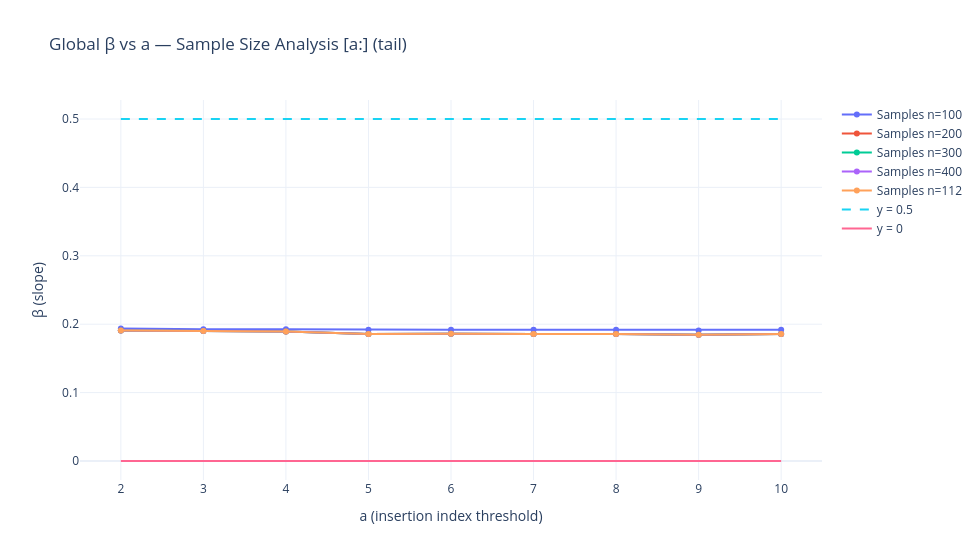

The code cell stored with this chart in its notebook:
### Code cell
# ================= SAMPLE SIZE ANALYSIS (tail [a:] only) =================
sample_sizes = [100, 200, 300, 400, "all"]
fig2 = go.Figure()

# Get all sample IDs (no volatility filtering)
all_sample_ids = list(merged['id'])
print(f"Total available samples: {len(all_sample_ids)}")

for sample_limit in sample_sizes:
    if sample_limit == "all":
        current_sample_ids = all_sample_ids
        label_suffix = f"n={len(current_sample_ids)}"
    else:
        current_sample_ids = all_sample_ids[:sample_limit]
        label_suffix = f"n={sample_limit}"
    
    print(f"Processing {label_suffix}")
    
    # Filter your dicts
    b_dict_filt = {k: b_dict[k] for k in current_sample_ids if k in b_dict}
    m_dict_filt = {k: m_dict[k] for k in current_sample_ids if k in m_dict}
    
    # Compute points & coeffs
    points_df, coeffs_df = _compute_points_and_coeffs_like_dashboard(
        b_dict_filt, m_dict_filt,
        hist_steps=hist_steps, gen_block=gen_block, num_insertions=num_insertions, tick_size=100
    )
    
    if DEBUG:
        debug_points_df(points_df, tag=f"({label_suffix})")
    if points_df is None or len(points_df) == 0:
        continue
    
    # Column mapping
    COL_INS = "insertion" if "insertion" in points_df.columns else _safe_col(points_df, "insertion", ["ins_idx", "idx"])
    COL_X = "x" if "x" in points_df.columns else _safe_col(points_df, "x", ["log_qv"])
    COL_Y = "y" if "y" in points_df.columns else _safe_col(points_df, "y", ["log_impact"])
    
    ins_series = pd.to_numeric(points_df[COL_INS], errors="coerce").dropna().astype(int)
    ins_min, ins_max = int(ins_series.min()), int(ins_series.max())
    
    # Global alpha for fixed-intercept fit
    alpha_global = float(coeffs_df["alpha_hat"].mean(skipna=True)) if not coeffs_df.empty else 0.0
    
    def _fixed_intercept_beta(sub_df):
        """
        Compute beta with fixed intercept using beta_fit function
        """
        if sub_df is None or len(sub_df) < 2:
            return np.nan
        X = pd.to_numeric(sub_df[COL_X], errors="coerce").to_numpy(dtype=float)
        Y = pd.to_numeric(sub_df[COL_Y], errors="coerce").to_numpy(dtype=float)
        valid = np.isfinite(X) & np.isfinite(Y) & (X != 0)
        if np.sum(valid) < 2:
            return np.nan
        beta = beta_fit(X[valid], Y[valid], alpha_global, method=est_method)
        return beta
    
    # Tail [a:] only
    a_tail = list(range(ins_min, ins_max + 1))
    betas_tail = []
    for a in a_tail:
        sub = points_df[points_df[COL_INS] >= a]
        betas_tail.append(_fixed_intercept_beta(sub))
    
    # Plot
    fig2.add_trace(go.Scatter(
        x=a_tail, y=betas_tail, mode="lines+markers",
        name=f"Samples {label_suffix}"
    ))

# Guides for second plot
if len(fig2.data) > 0:
    all_x = np.concatenate([np.asarray(tr.x, dtype=float) for tr in fig2.data if len(tr.x)])
    x_min, x_max = int(np.nanmin(all_x)), int(np.nanmax(all_x))
else:
    x_min, x_max = 1, 20
fig2.add_trace(go.Scatter(x=[x_min, x_max], y=[0.5, 0.5], mode="lines", line=dict(dash="dash"), name="y = 0.5"))
fig2.add_trace(go.Scatter(x=[x_min, x_max], y=[0, 0], mode="lines", name="y = 0"))

fig2.update_xaxes(title_text="a (insertion index threshold)", dtick=1)
fig2.update_yaxes(title_text="β (slope)")
fig2.update_layout(
    title="Global β vs a — Sample Size Analysis [a:] (tail)",
    template="plotly_white", width=980, height=560
)
fig2.show()

### Figure 1 — Plotly figure (JSON) as saved in the notebook; plotly's stock layout.template omitted (floating-point values rounded to 4 significant figures)
{"data": [{"mode": "lines+markers", "name": "Samples n=100", "type": "scatter", "x": [2, 3, 4, 5, 6, 7, 8, 9, 10], "y": [0.1938, 0.1926, 0.1926, 0.1917, 0.1917, 0.1917, 0.1917, 0.191, 0.1918]}, {"mode": "lines+markers", "name": "Samples n=200", "type": "scatter", "x": [2, 3, 4, 5, 6, 7, 8, 9, 10], "y": [0.1908, 0.1901, 0.1893, 0.1856, 0.1861, 0.1856, 0.1857, 0.1845, 0.1857]}, {"mode": "lines+markers", "name": "Samples n=300", "type": "scatter", "x": [2, 3, 4, 5, 6, 7, 8, 9, 10], "y": [0.1908, 0.1901, 0.1893, 0.1856, 0.1861, 0.1856, 0.1857, 0.1845, 0.1857]}, {"mode": "lines+markers", "name": "Samples n=400", "type": "scatter", "x": [2, 3, 4, 5, 6, 7, 8, 9, 10], "y": [0.1908, 0.1901, 0.1893, 0.1856, 0.1861, 0.1856, 0.1857, 0.1845, 0.1857]}, {"mode": "lines+markers", "name": "Samples n=112", "type": "scatter", "x": [2, 3, 4, 5, 6, 7, 8, 9, 10], "y": [0.1908, 0.1901, 0.1893, 0.1856, 0.1861, 0.1856, 0.1857, 0.1845, 0.1857]}, {"line": {"dash": "dash"}, "mode": "lines", "name": "y = 0.5", "type": "scatter", "x": [2, 10], "y": [0.5, 0.5]}, {"mode": "lines", "name": "y = 0", "type": "scatter", "x": [2, 10], "y": [0, 0]}], "layout": {"height": 560, "title": {"text": "Global β vs a — Sample Size Analysis [a:] (tail)"}, "width": 980, "xaxis": {"dtick": 1, "title": {"text": "a (insertion index threshold)"}}, "yaxis": {"title": {"text": "β (slope)"}}}}
